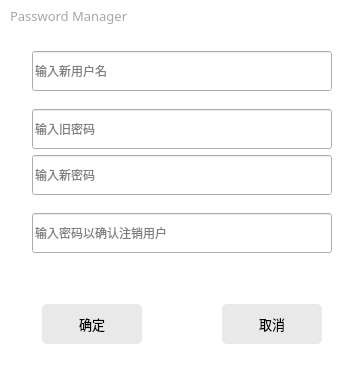
<?xml version="1.0" encoding="UTF-8"?>
<ui version="4.0">
 <class>UserHelperDialog</class>
 <widget class="QWidget" name="UserHelperDialog">
  <property name="geometry">
   <rect>
    <x>0</x>
    <y>0</y>
    <width>364</width>
    <height>376</height>
   </rect>
  </property>
  <property name="windowTitle">
   <string>Form</string>
  </property>
  <layout class="QGridLayout" name="dialogGridLayout">
   <property name="leftMargin">
    <number>0</number>
   </property>
   <property name="topMargin">
    <number>0</number>
   </property>
   <property name="rightMargin">
    <number>0</number>
   </property>
   <property name="bottomMargin">
    <number>0</number>
   </property>
   <property name="spacing">
    <number>0</number>
   </property>
   <item row="0" column="0">
    <widget class="QWidget" name="mainWidget" native="true">
     <property name="styleSheet">
      <string notr="true">QWidget#mainWidget{background:white;}</string>
     </property>
     <layout class="QGridLayout" name="gridLayout">
      <property name="leftMargin">
       <number>0</number>
      </property>
      <property name="topMargin">
       <number>0</number>
      </property>
      <property name="rightMargin">
       <number>0</number>
      </property>
      <property name="bottomMargin">
       <number>0</number>
      </property>
      <property name="spacing">
       <number>0</number>
      </property>
      <item row="0" column="0">
       <widget class="QWidget" name="titleBarWidget" native="true">
        <property name="minimumSize">
         <size>
          <width>0</width>
          <height>32</height>
         </size>
        </property>
        <property name="maximumSize">
         <size>
          <width>16777215</width>
          <height>32</height>
         </size>
        </property>
        <property name="layoutDirection">
         <enum>Qt::LeftToRight</enum>
        </property>
        <layout class="QGridLayout" name="titleBarWidgetGridLayout">
         <property name="leftMargin">
          <number>0</number>
         </property>
         <property name="topMargin">
          <number>0</number>
         </property>
         <property name="rightMargin">
          <number>0</number>
         </property>
         <property name="bottomMargin">
          <number>0</number>
         </property>
         <property name="spacing">
          <number>0</number>
         </property>
         <item row="0" column="0">
          <layout class="QHBoxLayout" name="titleBarLayout">
           <property name="spacing">
            <number>0</number>
           </property>
           <property name="sizeConstraint">
            <enum>QLayout::SetMaximumSize</enum>
           </property>
           <property name="leftMargin">
            <number>10</number>
           </property>
           <item>
            <widget class="QLabel" name="dialogTitleLabel">
             <property name="font">
              <font>
               <family>黑体</family>
               <pointsize>10</pointsize>
              </font>
             </property>
             <property name="styleSheet">
              <string notr="true">color: rgb(167, 166, 170);</string>
             </property>
             <property name="text">
              <string>Password Manager</string>
             </property>
            </widget>
           </item>
           <item>
            <spacer name="titleBarLayoutHSpacer">
             <property name="orientation">
              <enum>Qt::Horizontal</enum>
             </property>
             <property name="sizeHint" stdset="0">
              <size>
               <width>40</width>
               <height>30</height>
              </size>
             </property>
            </spacer>
           </item>
           <item>
            <widget class="QPushButton" name="minimizeButton">
             <property name="minimumSize">
              <size>
               <width>31</width>
               <height>31</height>
              </size>
             </property>
             <property name="maximumSize">
              <size>
               <width>31</width>
               <height>31</height>
              </size>
             </property>
             <property name="cursor">
              <cursorShape>PointingHandCursor</cursorShape>
             </property>
             <property name="toolTip">
              <string>最小化</string>
             </property>
             <property name="styleSheet">
              <string notr="true">QPushButton{border:0px;
background:transparent;}
QPushButton:hover{border:0px;
background:transparent;background-color:#e2e2e2;}</string>
             </property>
             <property name="text">
              <string/>
             </property>
             <property name="icon">
              <iconset resource="../../qrc/custom/custom.qrc">
               <normaloff>:/custom/icons/minimize.png</normaloff>:/custom/icons/minimize.png</iconset>
             </property>
            </widget>
           </item>
           <item>
            <widget class="QPushButton" name="closeButton">
             <property name="minimumSize">
              <size>
               <width>31</width>
               <height>31</height>
              </size>
             </property>
             <property name="maximumSize">
              <size>
               <width>31</width>
               <height>31</height>
              </size>
             </property>
             <property name="font">
              <font>
               <family>Microsoft YaHei UI</family>
               <stylestrategy>PreferAntialias</stylestrategy>
              </font>
             </property>
             <property name="cursor">
              <cursorShape>PointingHandCursor</cursorShape>
             </property>
             <property name="toolTip">
              <string>关闭</string>
             </property>
             <property name="styleSheet">
              <string notr="true">QPushButton{border:0px;
background:transparent;}
QPushButton:hover{border:0px;
background:transparent;background-color:#fb7373;}</string>
             </property>
             <property name="text">
              <string/>
             </property>
             <property name="icon">
              <iconset resource="../../qrc/custom/custom.qrc">
               <normaloff>:/custom/icons/close.png</normaloff>:/custom/icons/close.png</iconset>
             </property>
            </widget>
           </item>
          </layout>
         </item>
        </layout>
       </widget>
      </item>
      <item row="1" column="0">
       <layout class="QHBoxLayout" name="horizontalLayout_2">
        <item>
         <spacer name="horizontalSpacer_12">
          <property name="orientation">
           <enum>Qt::Horizontal</enum>
          </property>
          <property name="sizeHint" stdset="0">
           <size>
            <width>106</width>
            <height>20</height>
           </size>
          </property>
         </spacer>
        </item>
        <item>
         <layout class="QVBoxLayout" name="verticalLayout_2">
          <property name="spacing">
           <number>0</number>
          </property>
          <property name="topMargin">
           <number>10</number>
          </property>
          <item>
           <widget class="QWidget" name="changeUsernameWidget" native="true">
            <property name="minimumSize">
             <size>
              <width>0</width>
              <height>0</height>
             </size>
            </property>
            <property name="styleSheet">
             <string notr="true">QWidget#changeUsernameWidget{background:white;border-radius:5px;}</string>
            </property>
            <layout class="QGridLayout" name="gridLayout_4">
             <item row="0" column="1">
              <layout class="QVBoxLayout" name="verticalLayout_4">
               <item>
                <widget class="QLineEdit" name="username">
                 <property name="minimumSize">
                  <size>
                   <width>300</width>
                   <height>40</height>
                  </size>
                 </property>
                 <property name="font">
                  <font>
                   <family>黑体</family>
                  </font>
                 </property>
                 <property name="placeholderText">
                  <string>输入新用户名</string>
                 </property>
                </widget>
               </item>
              </layout>
             </item>
            </layout>
           </widget>
          </item>
          <item>
           <widget class="QWidget" name="changePasswordWidget" native="true">
            <property name="minimumSize">
             <size>
              <width>0</width>
              <height>0</height>
             </size>
            </property>
            <property name="styleSheet">
             <string notr="true">QWidget#groupOverviewWidget{background:white;border-radius:5px;}</string>
            </property>
            <layout class="QGridLayout" name="gridLayout_3">
             <item row="0" column="1">
              <layout class="QVBoxLayout" name="verticalLayout">
               <item>
                <widget class="QLineEdit" name="oldPassword">
                 <property name="minimumSize">
                  <size>
                   <width>300</width>
                   <height>40</height>
                  </size>
                 </property>
                 <property name="font">
                  <font>
                   <family>黑体</family>
                  </font>
                 </property>
                 <property name="placeholderText">
                  <string>输入旧密码</string>
                 </property>
                </widget>
               </item>
               <item>
                <widget class="QLineEdit" name="newPassword">
                 <property name="minimumSize">
                  <size>
                   <width>300</width>
                   <height>40</height>
                  </size>
                 </property>
                 <property name="font">
                  <font>
                   <family>黑体</family>
                  </font>
                 </property>
                 <property name="placeholderText">
                  <string>输入新密码</string>
                 </property>
                </widget>
               </item>
              </layout>
             </item>
            </layout>
           </widget>
          </item>
          <item>
           <widget class="QWidget" name="deleteVerifyWidget" native="true">
            <property name="minimumSize">
             <size>
              <width>0</width>
              <height>0</height>
             </size>
            </property>
            <property name="styleSheet">
             <string notr="true">QWidget#changeUsernameWidget{background:white;border-radius:5px;}</string>
            </property>
            <layout class="QGridLayout" name="gridLayout_5">
             <item row="0" column="1">
              <layout class="QVBoxLayout" name="verticalLayout_5">
               <item>
                <widget class="QLineEdit" name="deleteVerify">
                 <property name="minimumSize">
                  <size>
                   <width>300</width>
                   <height>40</height>
                  </size>
                 </property>
                 <property name="font">
                  <font>
                   <family>黑体</family>
                  </font>
                 </property>
                 <property name="placeholderText">
                  <string>输入密码以确认注销用户</string>
                 </property>
                </widget>
               </item>
              </layout>
             </item>
            </layout>
           </widget>
          </item>
         </layout>
        </item>
        <item>
         <spacer name="horizontalSpacer_7">
          <property name="orientation">
           <enum>Qt::Horizontal</enum>
          </property>
          <property name="sizeHint" stdset="0">
           <size>
            <width>106</width>
            <height>20</height>
           </size>
          </property>
         </spacer>
        </item>
       </layout>
      </item>
      <item row="2" column="0">
       <widget class="QWidget" name="bottomWidget" native="true">
        <property name="font">
         <font>
          <family>Microsoft Yi Baiti</family>
         </font>
        </property>
        <property name="styleSheet">
         <string notr="true">QWidget#bottomWidget{background:white;}</string>
        </property>
        <layout class="QGridLayout" name="bottomWidgetGridLayout">
         <property name="leftMargin">
          <number>0</number>
         </property>
         <property name="topMargin">
          <number>10</number>
         </property>
         <property name="rightMargin">
          <number>0</number>
         </property>
         <property name="bottomMargin">
          <number>0</number>
         </property>
         <property name="spacing">
          <number>0</number>
         </property>
         <item row="0" column="0">
          <layout class="QHBoxLayout" name="bottomLayout">
           <item>
            <spacer name="bottomLayoutSpacerL">
             <property name="orientation">
              <enum>Qt::Horizontal</enum>
             </property>
             <property name="sizeHint" stdset="0">
              <size>
               <width>40</width>
               <height>20</height>
              </size>
             </property>
            </spacer>
           </item>
           <item>
            <layout class="QVBoxLayout" name="confirmLayout">
             <item>
              <layout class="QHBoxLayout" name="confirmButtonLayout">
               <item>
                <widget class="QPushButton" name="confirm">
                 <property name="minimumSize">
                  <size>
                   <width>100</width>
                   <height>40</height>
                  </size>
                 </property>
                 <property name="font">
                  <font>
                   <family>Microsoft YaHei UI</family>
                   <pointsize>10</pointsize>
                   <italic>false</italic>
                   <bold>false</bold>
                  </font>
                 </property>
                 <property name="cursor">
                  <cursorShape>PointingHandCursor</cursorShape>
                 </property>
                 <property name="styleSheet">
                  <string notr="true">QPushButton{color:black;background:#e9e9e9;border:0px solid rgb(167, 166, 170);border-radius:5px;}
QPushButton:hover{background:#d2d2d2;}
QPushButton:press{background:#d2d2d2;}</string>
                 </property>
                 <property name="text">
                  <string>确定</string>
                 </property>
                </widget>
               </item>
               <item>
                <spacer name="horizontalSpacer_3">
                 <property name="orientation">
                  <enum>Qt::Horizontal</enum>
                 </property>
                 <property name="sizeHint" stdset="0">
                  <size>
                   <width>40</width>
                   <height>20</height>
                  </size>
                 </property>
                </spacer>
               </item>
               <item>
                <spacer name="horizontalSpacer_5">
                 <property name="orientation">
                  <enum>Qt::Horizontal</enum>
                 </property>
                 <property name="sizeHint" stdset="0">
                  <size>
                   <width>40</width>
                   <height>20</height>
                  </size>
                 </property>
                </spacer>
               </item>
               <item>
                <widget class="QPushButton" name="cancel">
                 <property name="minimumSize">
                  <size>
                   <width>100</width>
                   <height>40</height>
                  </size>
                 </property>
                 <property name="font">
                  <font>
                   <family>Microsoft YaHei UI</family>
                   <pointsize>10</pointsize>
                   <italic>false</italic>
                   <bold>false</bold>
                  </font>
                 </property>
                 <property name="cursor">
                  <cursorShape>PointingHandCursor</cursorShape>
                 </property>
                 <property name="styleSheet">
                  <string notr="true">QPushButton{color:black;background:#e9e9e9;border:0px solid rgb(167, 166, 170);border-radius:5px;}
QPushButton:hover{background:#d2d2d2;}
QPushButton:press{background:#d2d2d2;}</string>
                 </property>
                 <property name="text">
                  <string>取消</string>
                 </property>
                </widget>
               </item>
              </layout>
             </item>
            </layout>
           </item>
           <item>
            <spacer name="bottomLayoutSpacerR">
             <property name="orientation">
              <enum>Qt::Horizontal</enum>
             </property>
             <property name="sizeHint" stdset="0">
              <size>
               <width>40</width>
               <height>20</height>
              </size>
             </property>
            </spacer>
           </item>
          </layout>
         </item>
        </layout>
       </widget>
      </item>
     </layout>
    </widget>
   </item>
  </layout>
 </widget>
 <resources>
  <include location="../../qrc/custom/custom.qrc"/>
 </resources>
 <connections/>
</ui>
